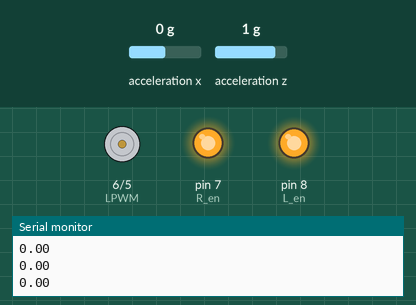
Recording of a sketch running on a simulated Arduino Uno, built with avr-gcc and run on an emulated ATmega328P. Shown: motor-driver pin pairs drawn as motors (green arrow = first pin HIGH = forward, orange = second pin HIGH = backward, longer = more drive), output pins drawn as LEDs (lit = HIGH), the last lines printed to the serial monitor. The test bench sets the inputs (shaded band); at power-on: acceleration x 0 g, acceleration z 1 g.

Above: at 1.4 s.
1.5 s: acceleration x set to -0.3 g
At 2.5 s:
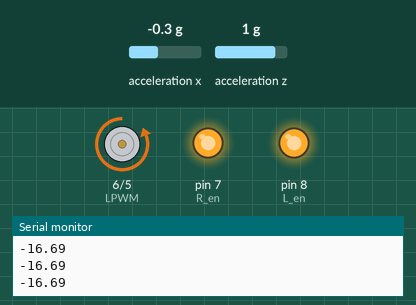
3.0 s: acceleration x set to 0.8 g
At 4.2 s:
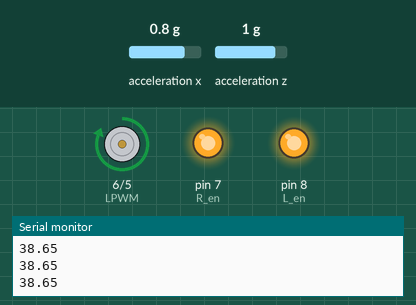
4.5 s: acceleration x set to 0.3 g
6.0 s: acceleration x set to 0 g
At 7.0 s:
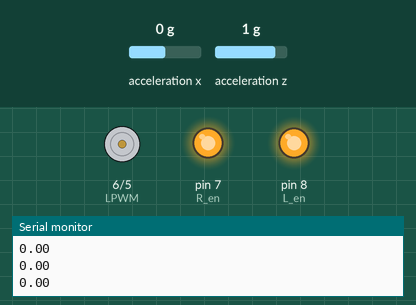
7.5 s: acceleration x set to -1.4 g
At 9.0 s:
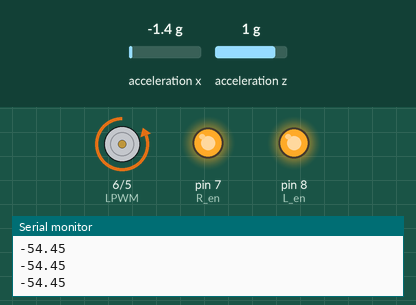
Timing chart, 0 to 10.1 s (numbered marks = the images above; inputs shaded):
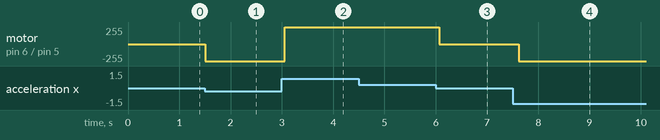

The sketch:

mma8452_accelmath.ino
```cpp
// (licence header left out)
#include <Wire.h>                 // Must include Wire library for I2C
#include "SparkFun_MMA8452Q.h"    // Click here to get the library: http://librarymanager/All#SparkFun_MMA8452Q
# include <math.h>

/////////////ACCELEROMETER/////////////////////////
float roll=0;
float pitch=0;

////////////FIXING MOTOR TWITCHING////////////////
float oldRoll=0; //global variable that will be used to store old roll values for comparison
int spike=50;

unsigned long lastDebounceTime = 0;  // the last time the output pin was toggled
unsigned long debounceDelay = 100;    // the debounce time; increase if the output flickers

///////////H-BRIDGE PINS////////////////////////
int R_en=7;
int L_en=8;
int RPWM=5;
int LPWM=6;

MMA8452Q accel;                   // create instance of the MMA8452 class

void setup() {
  Serial.begin(9600);
  Serial.println("MMA8452Q Raw Data Reading Code!");
  Wire.begin();

  pinMode(R_en, OUTPUT);
  pinMode(L_en, OUTPUT);
  pinMode(RPWM, OUTPUT);
  pinMode(LPWM, OUTPUT);

  digitalWrite(R_en, HIGH);
  digitalWrite(L_en, HIGH);


  if (accel.begin() == false) {
    Serial.println("Not Connected. Please check connections and read the hookup guide.");
    while (1);
  }
}

void loop() {
  if (accel.available()) {      // Wait for new data from accelerometer
    // Raw of acceleration of x, y, and z directions

   /* xacc=accel.getX()*1000/256;
    yacc=accel.getY()*1000/256;
    zacc=accel.getZ()*1000/256;  */

    oldRoll=roll; //store the previous roll value
    delay(300);
    roll=atan2(accel.getX(),accel.getZ())*180/3.141592654;

    //pitch=atan2(accel.getY(),accel.getZ())*180/3.141592654;

    ////////////FILTER////////////////////////////////////////
    float difference=abs(oldRoll-roll);

    if(difference>spike) //check the difference
    {
    lastDebounceTime=millis();
    }

    if ((millis() - lastDebounceTime) < debounceDelay) {
    Serial.println("Hallas");
    delay(50);
    }

    ///////////////////////////////////////////////////////////
    Serial.println(roll);
    //Serial.print("\t");
    //Serial.println(pitch);

    if (roll >= -10 || roll<=10 )
    {
      digitalWrite(RPWM, LOW);
      digitalWrite(LPWM, LOW);
     // Serial.println("stop");
    }
    if (roll<-10)
    {
      digitalWrite(RPWM, HIGH);
      digitalWrite(LPWM, LOW);
      //Serial.println("left");
    }

    if (roll>10)
    {
      digitalWrite(RPWM, LOW);
      digitalWrite(LPWM, HIGH);
      //Serial.println("right");
    }
  ////////////////////////////////////////////////////////////////////////
/*
    Serial.print(xacc);
    Serial.print("\t");
    Serial.print(yacc);
    Serial.print("\t");
    Serial.print(zacc);
    Serial.println(); */

    /*
    Serial.print(accel.getX());
    Serial.print("\t");
    Serial.print(accel.getY());
    Serial.print("\t");
    Serial.print(accel.getZ());
    Serial.println();*/
  }
}
```

Measured:
- the behaviour switches between -0.1 and -0.2 g on acceleration x (found by bisection; images 0 and 1)
- the behaviour switches between 0.2 and 0.1 g on acceleration x (found by bisection; images 2 and 3)
- after the input at 1.5 s, motor on pin 6 (LPWM) / pin 5 (RPWM): stopped → backward 255/255 at once
- after the input at 3.0 s, motor on pin 6 (LPWM) / pin 5 (RPWM): backward 255/255 → forward 255/255 after 0.06 s
- after the input at 6.0 s, motor on pin 6 (LPWM) / pin 5 (RPWM): forward 255/255 → stopped after 0.07 s
- after the input at 7.5 s, motor on pin 6 (LPWM) / pin 5 (RPWM): stopped → backward 255/255 after 0.12 s
